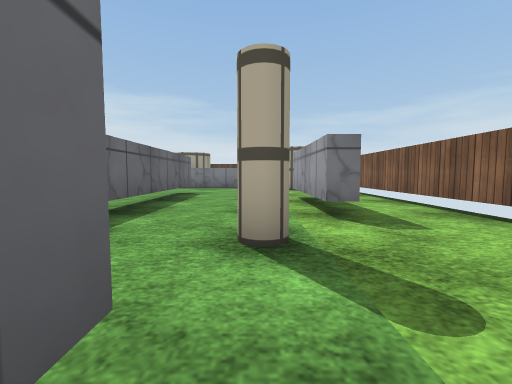
view 1 (above)

19 first-person views from a walk through a Unity game level. The camera is 0.64 m above the floor, tilts 4° down and sees 90° across. The floor is counted in squares, 1 m on a side. Each view is taken from the middle of a square. On the plan, view 1 faces up. The plan holds only what a view shows up to about 9 squares ahead; the rest is blank. The player character is not drawn. Surface patterns are stand-ins for the level's own textures.

view 2
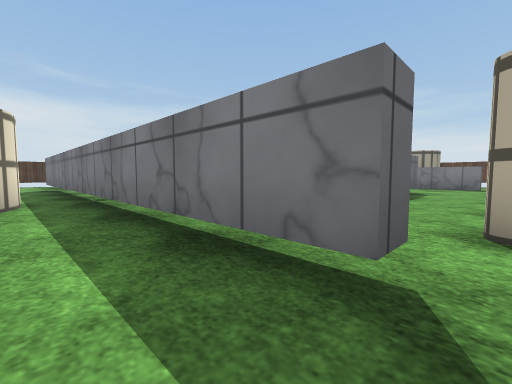

view 3
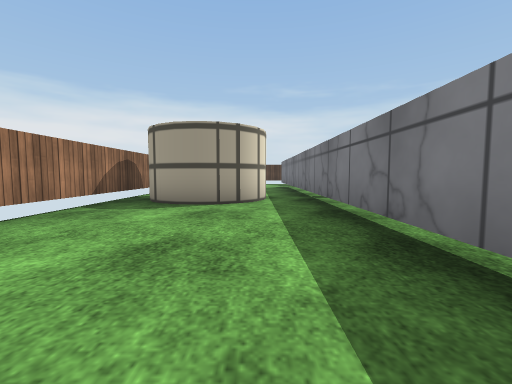

view 4
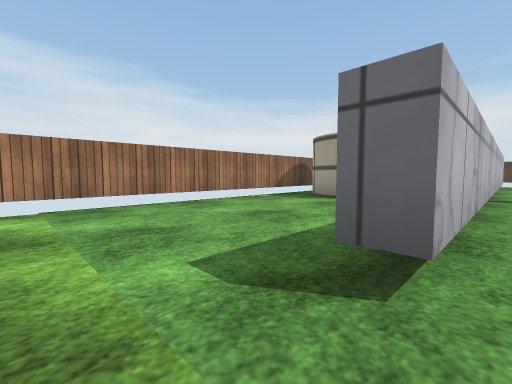

view 5
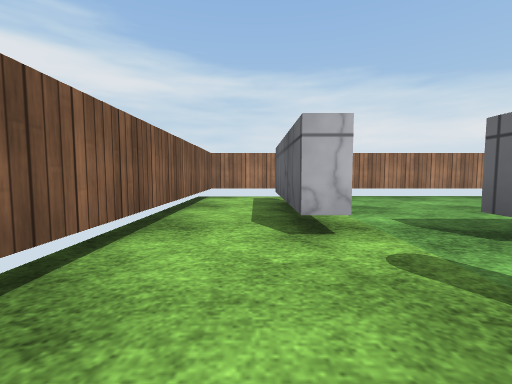

view 6
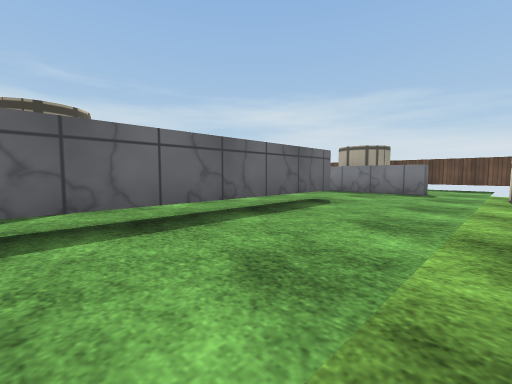

view 7
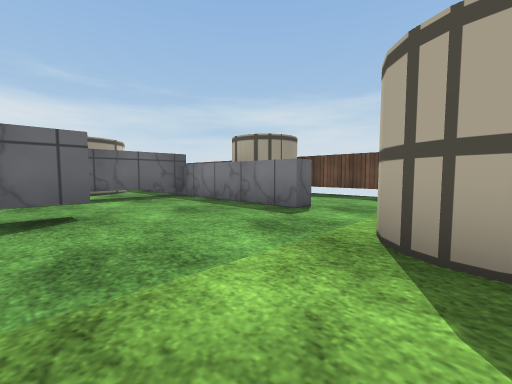

view 8
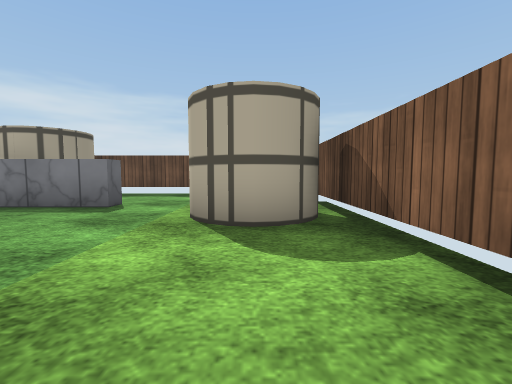

view 9
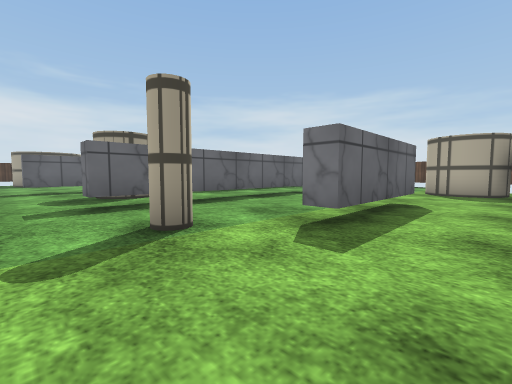

view 10
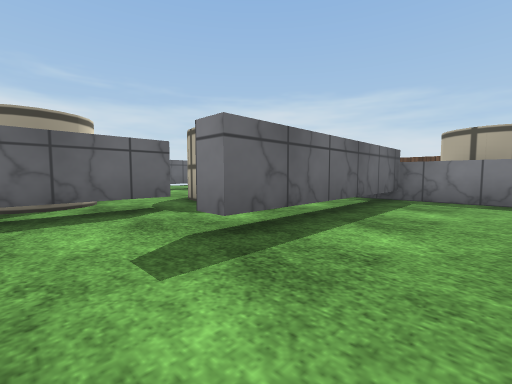

view 11
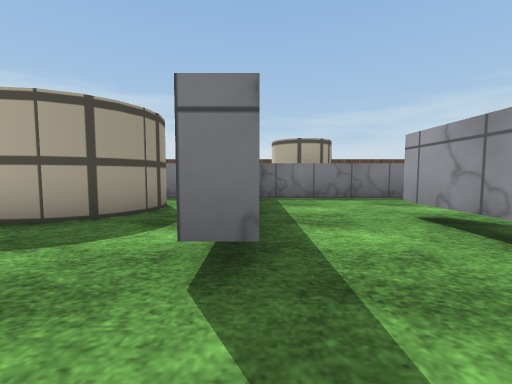

view 12
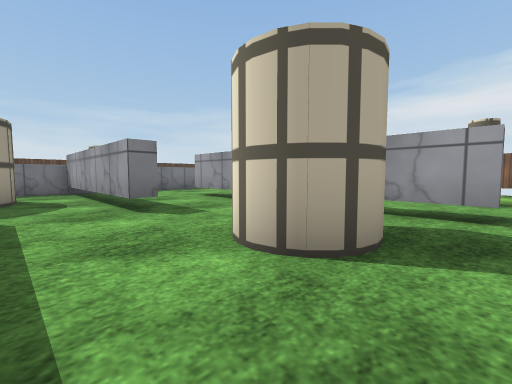

view 13
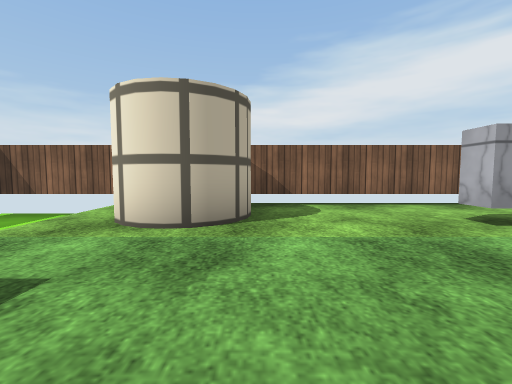

view 14
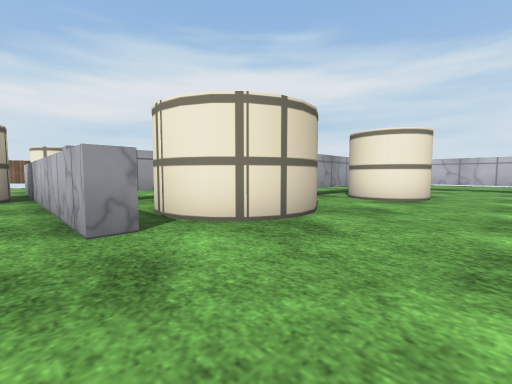

view 15
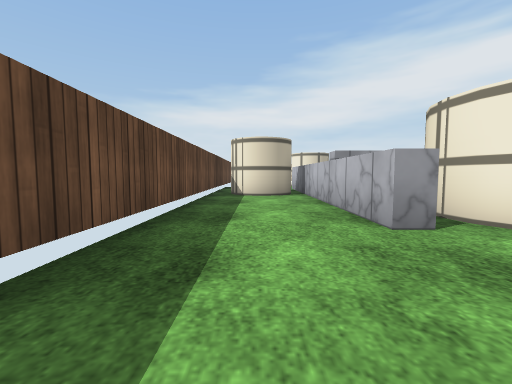

view 16
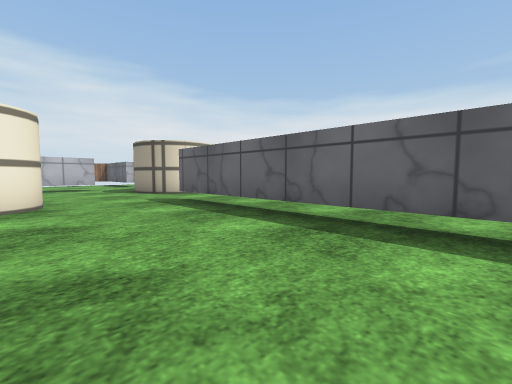

view 17
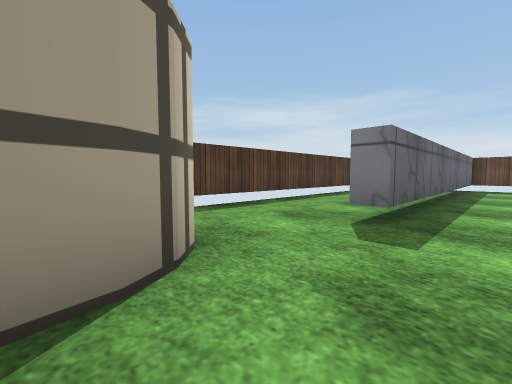

view 18
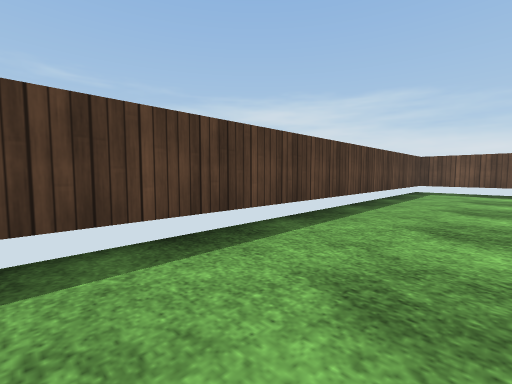

view 19
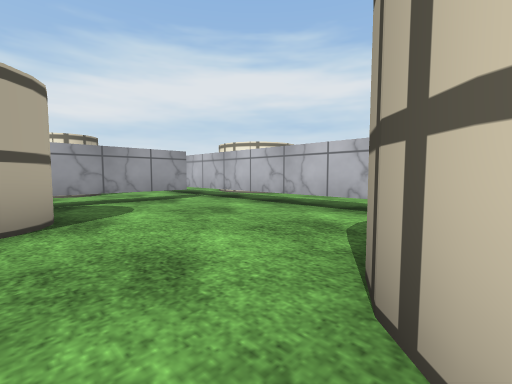

### Floor plan
Key: @ floor where view 1 was taken; # wall or solid block; x gap in a wall; . floor; v drop or lower ground; T thing the floor can be seen under or through; C cylinder.
Columns run from 16 left of view 1 to 4 right of it. Each row starts with its distance up from view 1.
 16 #################
 15 #..#.........x...v ##
 14 #..#........CC... vv#
 13 #..T........CC...vv##
 12 #..T...#########..C#
 11 #..T...##..T.....C C
 10 #..T...###.T......C.#
  9 #..T...###.T........#
  8 #..T.......T..T.....#
  7 #..T....#..T..T..#..#
  6 #.....CC#.....T..#..#
  5 #.....CCT.....T..#..#
  4   #.....T..CC.T..#..#
  3   #.....T..CC.T.....#
  2    .....T.....x.C...#
  1    .TTTTT#######....#
  0     ............@#..#
 -1     .... ##......#..#
 -2      ..   #......#..#
 -3           #......x..#
 -4         #############

Where each view was taken, in squares from view 1:
view 1: 0 up, 0 right, facing up
view 2: 1 down, 0 right, facing up-left
view 3: 1 down, 0 right, facing left
view 4: 1 up, 1 right, facing down-left
view 5: 3 up, 2 right, facing down
view 6: 3 up, 1 right, facing up-left
view 7: 8 up, 2 right, facing up-left
view 8: 7 up, 2 right, facing up
view 9: 1 up, 3 right, facing up-left
view 10: 5 up, 3 left, facing up-left
view 11: 5 up, 5 left, facing up
view 12: 2 up, 7 left, facing up-right
view 13: 10 up, 2 left, facing right
view 14: 13 up, 12 left, facing down-right
view 15: 14 up, 12 left, facing right
view 16: 12 up, 10 left, facing down-left
view 17: 3 up, 12 left, facing up-left
view 18: 5 up, 14 left, facing up-left
view 19: 5 up, 14 left, facing down-right
